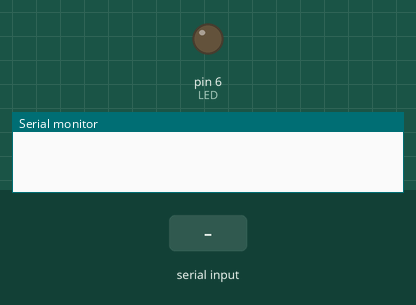
The sketch below on a simulated Arduino Uno, built with avr-gcc and run on an emulated ATmega328P. On the bench: output pins drawn as LEDs (lit = HIGH), the last lines printed to the serial monitor. The test bench sets the inputs (shaded band).

Above: at 1.2 s.
1.3 s: byte 2 (2) received over Serial
At 2.0 s:
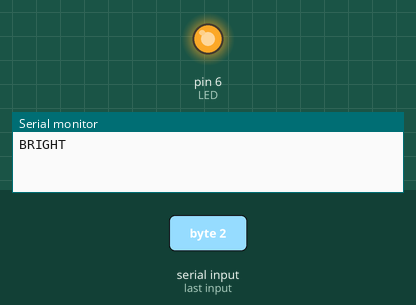
2.8 s: byte 1 (1) received over Serial
At 3.2 s:
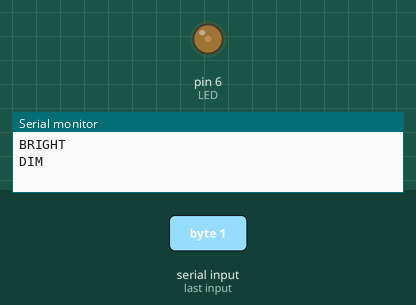
4.3 s: byte 0 (0) received over Serial
At 5.5 s:
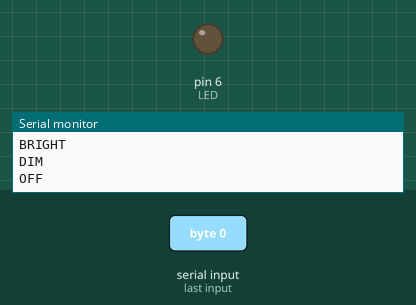
Timing chart, 0 to 7.3 s (numbered marks = the images above; inputs shaded):
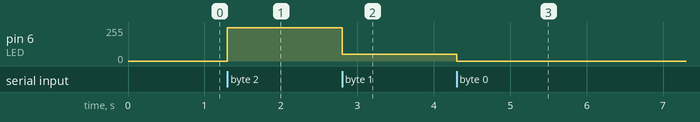

Measured:
- after the input at 1.3 s, pin 6 (LED): 0/255 → 250/255 at once
- after the input at 2.8 s, pin 6 (LED): 250/255 → 50/255 at once
- after the input at 4.3 s, pin 6 (LED): 50/255 → 0/255 at once

The sketch:

HC05_Connection.ino
```cpp
#define LED 6
void setup() {
  Serial.begin(9600);
  pinMode(LED, OUTPUT);
  analogWrite(LED, 0);
}

void loop() {
  if(Serial.available()){
  int currByte = Serial.read();
if(currByte == 2)
{
  analogWrite(LED, 250);
  Serial.println("BRIGHT");
}
else if(currByte == 1)
{
  analogWrite(LED, 50);
  Serial.println("DIM");
}
else if(currByte == 0)
{
  analogWrite(LED, 0);
  Serial.println("OFF");
}
  }
}
```
